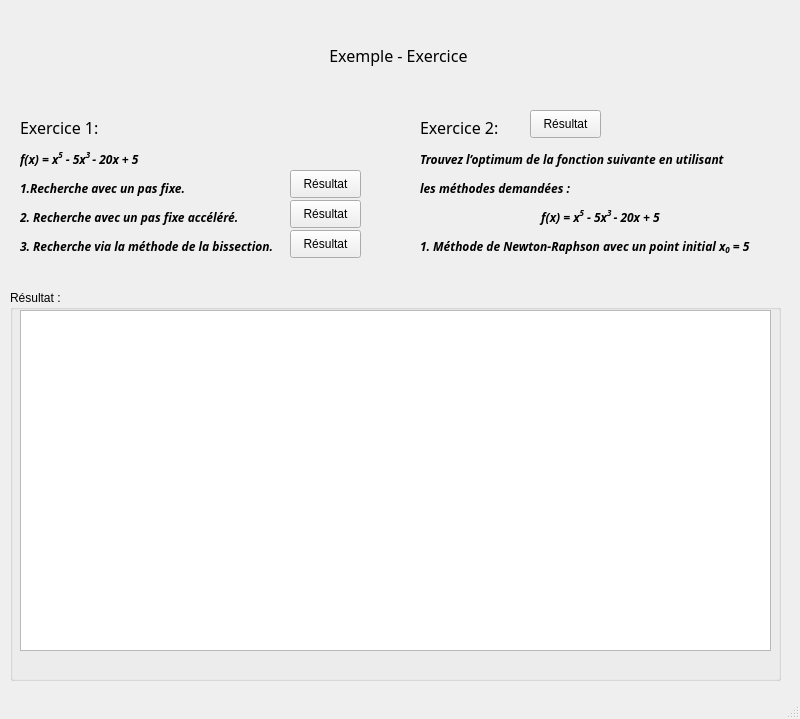
<?xml version="1.0" encoding="UTF-8"?>
<ui version="4.0">
 <class>MainWindow</class>
 <widget class="QMainWindow" name="MainWindow">
  <property name="geometry">
   <rect>
    <x>0</x>
    <y>0</y>
    <width>800</width>
    <height>719</height>
   </rect>
  </property>
  <property name="windowTitle">
   <string>MainWindow</string>
  </property>
  <widget class="QWidget" name="centralwidget">
   <widget class="QLabel" name="label">
    <property name="geometry">
     <rect>
      <x>0</x>
      <y>20</y>
      <width>801</width>
      <height>71</height>
     </rect>
    </property>
    <property name="font">
     <font>
      <family>Tekton Pro</family>
      <pointsize>12</pointsize>
      <weight>75</weight>
      <italic>true</italic>
      <bold>true</bold>
     </font>
    </property>
    <property name="text">
     <string>&lt;html&gt;&lt;head/&gt;&lt;body&gt;&lt;p align=&quot;center&quot;&gt;&lt;span style=&quot; font-family:'MS Shell Dlg 2'; font-weight:400; font-style:normal;&quot;&gt;Exemple - Exercice &lt;/span&gt;&lt;/p&gt;&lt;/body&gt;&lt;/html&gt;</string>
    </property>
   </widget>
   <widget class="QLabel" name="label_2">
    <property name="geometry">
     <rect>
      <x>20</x>
      <y>110</y>
      <width>351</width>
      <height>151</height>
     </rect>
    </property>
    <property name="font">
     <font>
      <family>Tekton Pro</family>
      <pointsize>12</pointsize>
      <weight>75</weight>
      <italic>true</italic>
      <bold>true</bold>
     </font>
    </property>
    <property name="text">
     <string>&lt;html&gt;&lt;head/&gt;&lt;body&gt;&lt;p&gt;&lt;span style=&quot; font-family:'MS Shell Dlg 2'; font-weight:400; font-style:normal;&quot;&gt;Exercice 1:&lt;/span&gt;&lt;/p&gt;&lt;p&gt;&lt;span style=&quot; font-size:9pt;&quot;&gt;f(x) = x&lt;/span&gt;&lt;span style=&quot; font-size:9pt; vertical-align:super;&quot;&gt;5&lt;/span&gt;&lt;span style=&quot; font-size:9pt;&quot;&gt; - 5x&lt;/span&gt;&lt;span style=&quot; font-size:9pt; vertical-align:super;&quot;&gt;3 &lt;/span&gt;&lt;span style=&quot; font-size:9pt;&quot;&gt;- 20x + 5&lt;/span&gt;&lt;/p&gt;&lt;p&gt;&lt;span style=&quot; font-size:9pt;&quot;&gt;1.Recherche avec un pas fixe. &lt;/span&gt;&lt;/p&gt;&lt;p&gt;&lt;span style=&quot; font-size:9pt;&quot;&gt;2. Recherche avec un pas fixe accéléré. &lt;/span&gt;&lt;/p&gt;&lt;p&gt;&lt;span style=&quot; font-size:9pt;&quot;&gt;3. Recherche via la méthode de la bissection.&lt;/span&gt;&lt;/p&gt;&lt;/body&gt;&lt;/html&gt;</string>
    </property>
   </widget>
   <widget class="QLabel" name="label_3">
    <property name="geometry">
     <rect>
      <x>420</x>
      <y>110</y>
      <width>361</width>
      <height>151</height>
     </rect>
    </property>
    <property name="font">
     <font>
      <family>Tekton Pro</family>
      <pointsize>12</pointsize>
      <weight>75</weight>
      <italic>true</italic>
      <bold>true</bold>
     </font>
    </property>
    <property name="text">
     <string>&lt;html&gt;&lt;head/&gt;&lt;body&gt;&lt;p&gt;&lt;span style=&quot; font-family:'MS Shell Dlg 2'; font-weight:400; font-style:normal;&quot;&gt;Exercice 2:&lt;/span&gt;&lt;/p&gt;&lt;p&gt;&lt;span style=&quot; font-size:9pt;&quot;&gt;Trouvez l’optimum de la fonction suivante en utilisant &lt;/span&gt;&lt;/p&gt;&lt;p&gt;&lt;span style=&quot; font-size:9pt;&quot;&gt;les méthodes demandées : &lt;/span&gt;&lt;/p&gt;&lt;p align=&quot;center&quot;&gt;&lt;span style=&quot; font-size:9pt;&quot;&gt;f(x) = x&lt;/span&gt;&lt;span style=&quot; font-size:9pt; vertical-align:super;&quot;&gt;5&lt;/span&gt;&lt;span style=&quot; font-size:9pt;&quot;&gt; - 5x&lt;/span&gt;&lt;span style=&quot; font-size:9pt; vertical-align:super;&quot;&gt;3 &lt;/span&gt;&lt;span style=&quot; font-size:9pt;&quot;&gt;- 20x + 5&lt;/span&gt;&lt;/p&gt;&lt;p&gt;&lt;span style=&quot; font-size:9pt;&quot;&gt;1. Méthode de Newton-Raphson avec un point initial x&lt;/span&gt;&lt;span style=&quot; font-size:9pt; vertical-align:sub;&quot;&gt;0&lt;/span&gt;&lt;span style=&quot; font-size:9pt;&quot;&gt; = 5&lt;/span&gt;&lt;/p&gt;&lt;/body&gt;&lt;/html&gt;</string>
    </property>
   </widget>
   <widget class="QPushButton" name="pushButton">
    <property name="geometry">
     <rect>
      <x>290</x>
      <y>170</y>
      <width>71</width>
      <height>28</height>
     </rect>
    </property>
    <property name="text">
     <string>Résultat</string>
    </property>
   </widget>
   <widget class="QPushButton" name="pushButton_2">
    <property name="geometry">
     <rect>
      <x>290</x>
      <y>200</y>
      <width>71</width>
      <height>28</height>
     </rect>
    </property>
    <property name="text">
     <string>Résultat</string>
    </property>
   </widget>
   <widget class="QPushButton" name="pushButton_3">
    <property name="geometry">
     <rect>
      <x>290</x>
      <y>230</y>
      <width>71</width>
      <height>28</height>
     </rect>
    </property>
    <property name="text">
     <string>Résultat</string>
    </property>
   </widget>
   <widget class="QPushButton" name="pushButton_4">
    <property name="geometry">
     <rect>
      <x>530</x>
      <y>110</y>
      <width>71</width>
      <height>28</height>
     </rect>
    </property>
    <property name="text">
     <string>Résultat</string>
    </property>
   </widget>
   <widget class="QGroupBox" name="groupBox">
    <property name="geometry">
     <rect>
      <x>10</x>
      <y>290</y>
      <width>771</width>
      <height>391</height>
     </rect>
    </property>
    <property name="title">
     <string>Résultat :</string>
    </property>
    <widget class="QTextBrowser" name="textBrowser">
     <property name="geometry">
      <rect>
       <x>10</x>
       <y>20</y>
       <width>751</width>
       <height>341</height>
      </rect>
     </property>
    </widget>
   </widget>
  </widget>
  <widget class="QMenuBar" name="menubar">
   <property name="geometry">
    <rect>
     <x>0</x>
     <y>0</y>
     <width>800</width>
     <height>26</height>
    </rect>
   </property>
  </widget>
  <widget class="QStatusBar" name="statusbar"/>
 </widget>
 <resources/>
 <connections/>
</ui>
